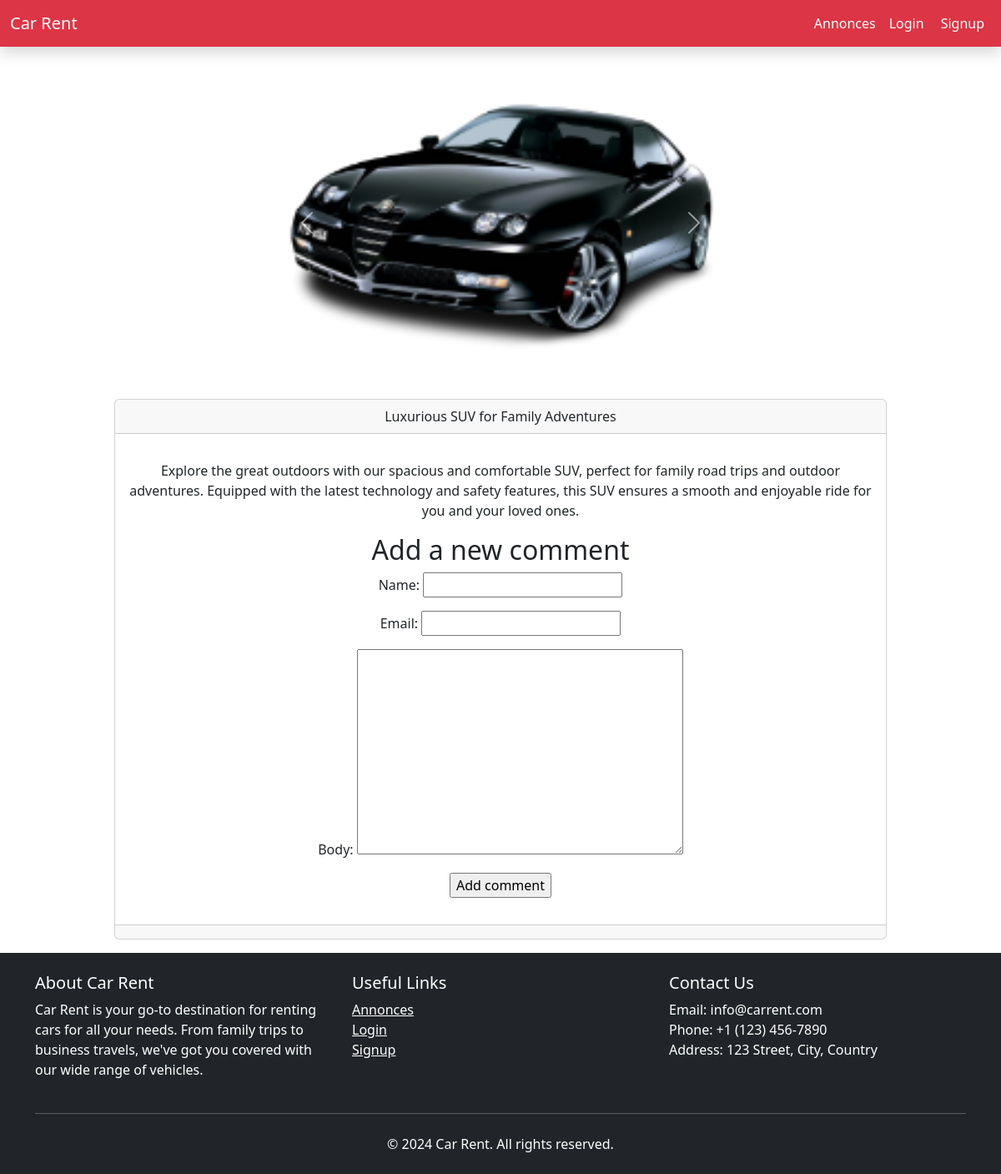
Screenshot of /2024/2/8/luxurious-suv-for-family-adventures/ with the database file from the repository.
### blog/models.py (models this page shows, shortened)
class Post(models.Model):
    class Status(models.TextChoices):
        DRAFT = 'DF','Draft'
        PUBLISHED = 'PB','Published'
    title = models.CharField(max_length=250)
    slug = models.SlugField(max_length=250,unique_for_date='publish')
    body = models.TextField()
    picture = models.ImageField(upload_to='pictures/%Y/%m/%d',null=True,blank=True)
    publish = models.DateTimeField(default=timezone.now)
    created = models.DateTimeField(auto_now_add=True)
    updated = models.DateTimeField(auto_now=True)
    status = models.CharField(max_length=2,choices=Status.choices,default=Status.DRAFT)
    author = models.ForeignKey(User,on_delete = models.CASCADE,
                               related_name='blog_posts')
    objects = models.Manager()
    published = PublishedManager()
    class Meta:
        ordering = ['-publish']
        indexes = [
            models.Index(fields=['-publish']),
        ]

### blog/views.py (the view)
# urls.py: path('<int:year>/<int:month>/<int:day>/<slug:post>/',views.post_detail,name='post_detail'),
def post_detail(request,year,month,day,post):
    post=get_object_or_404(Post,status=Post.Status.PUBLISHED,
                           slug=post,
                           publish__year=year,
                           publish__month=month,
                           publish__day=day)
    comments = post.comments.filter(active=True)
    form = CommentForm()
    return render(request,'blog/post/detail.html',{'post':post,'comments':comments,'form':form})

### blog/forms.py
class CommentForm(forms.ModelForm):
    class Meta:
        model = Comment
        fields =['name','email','body']

### blog/templates/blog/post/detail.html (shortened to what this page needs)
{% extends "blog/base.html" %}
{% block content %}
<div class="container mb-3 mt-5">
  <div class="row justify-content-center">
      <div class="col-6">
        <div id="carouselExampleRide" class="carousel slide" data-bs-ride="true">
          <div class="carousel-inner">
            <div class="carousel-item active">
              <img src="{{ post.picture.url }}" class="d-block w-100" alt="...">
            </div>
          </div>
          <button class="carousel-control-prev" type="button" data-bs-target="#carouselExampleRide" data-bs-slide="prev">
            <span class="carousel-control-prev-icon" aria-hidden="true"></span>
          </button>
          <button class="carousel-control-next" type="button" data-bs-target="#carouselExampleRide" data-bs-slide="next">
            <span class="carousel-control-next-icon" aria-hidden="true"></span>
          </button>
        </div>
      </div>
  </div>
</div>
<div class="container mb-3 mt-5">
  <div class="row justify-content-center">
      <div class="col-10">
        <div class="card text-center">
          <div class="card-header">
            {{ post.title }}
          </div>
          <div class="card-body">
            <p class="card-text">{{ post.body|linebreaks }}</p>
            <ul class="list-group">
              {% include "blog/post/includes/comment_form.html" %}
            </ul>
          </div>
          <div class="card-footer text-body-secondary">
          </div>
        </div>
      </div>
  </div>
</div>
{% endblock %}

### rows the page displays
Post: picture (picture), title "Luxurious SUV for Family Adventures", body "Explore the great outdoors with our spacious and comfortable SUV, perfect for family road trips and outdoor adventures. Equipped with the latest technology and safety features, this SUV ensures a smooth and enjoyable ride for you and your loved ones."
